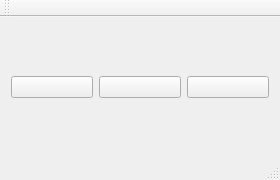
<?xml version="1.0" encoding="UTF-8"?>
<ui version="4.0">
 <class>MainWindow</class>
 <widget class="QMainWindow" name="MainWindow">
  <property name="geometry">
   <rect>
    <x>0</x>
    <y>0</y>
    <width>280</width>
    <height>180</height>
   </rect>
  </property>
  <property name="windowTitle">
   <string>MainWindow</string>
  </property>
  <widget class="QWidget" name="centralWidget">
   <layout class="QHBoxLayout" name="horizontalLayout">
    <item>
     <widget class="QPushButton" name="pushButton">
      <property name="text">
       <string/>
      </property>
      <property name="icon">
       <iconset resource="mobilephone2.qrc">
        <normaloff>:/images/phone.svg</normaloff>:/images/phone.svg</iconset>
      </property>
      <property name="iconSize">
       <size>
        <width>64</width>
        <height>100</height>
       </size>
      </property>
     </widget>
    </item>
    <item>
     <widget class="QPushButton" name="pushButton_2">
      <property name="text">
       <string/>
      </property>
      <property name="icon">
       <iconset resource="mobilephone2.qrc">
        <normaloff>:/images/sms.svg</normaloff>:/images/sms.svg</iconset>
      </property>
      <property name="iconSize">
       <size>
        <width>64</width>
        <height>100</height>
       </size>
      </property>
     </widget>
    </item>
    <item>
     <widget class="QPushButton" name="pushButton_3">
      <property name="text">
       <string/>
      </property>
      <property name="icon">
       <iconset resource="mobilephone2.qrc">
        <normaloff>:/images/camera.svg</normaloff>:/images/camera.svg</iconset>
      </property>
      <property name="iconSize">
       <size>
        <width>64</width>
        <height>100</height>
       </size>
      </property>
     </widget>
    </item>
   </layout>
  </widget>
  <widget class="QMenuBar" name="menuBar">
   <property name="geometry">
    <rect>
     <x>0</x>
     <y>0</y>
     <width>280</width>
     <height>21</height>
    </rect>
   </property>
  </widget>
  <widget class="QToolBar" name="mainToolBar">
   <attribute name="toolBarArea">
    <enum>TopToolBarArea</enum>
   </attribute>
   <attribute name="toolBarBreak">
    <bool>false</bool>
   </attribute>
  </widget>
  <widget class="QStatusBar" name="statusBar"/>
 </widget>
 <layoutdefault spacing="6" margin="11"/>
 <resources>
  <include location="mobilephone2.qrc"/>
 </resources>
 <connections/>
</ui>
